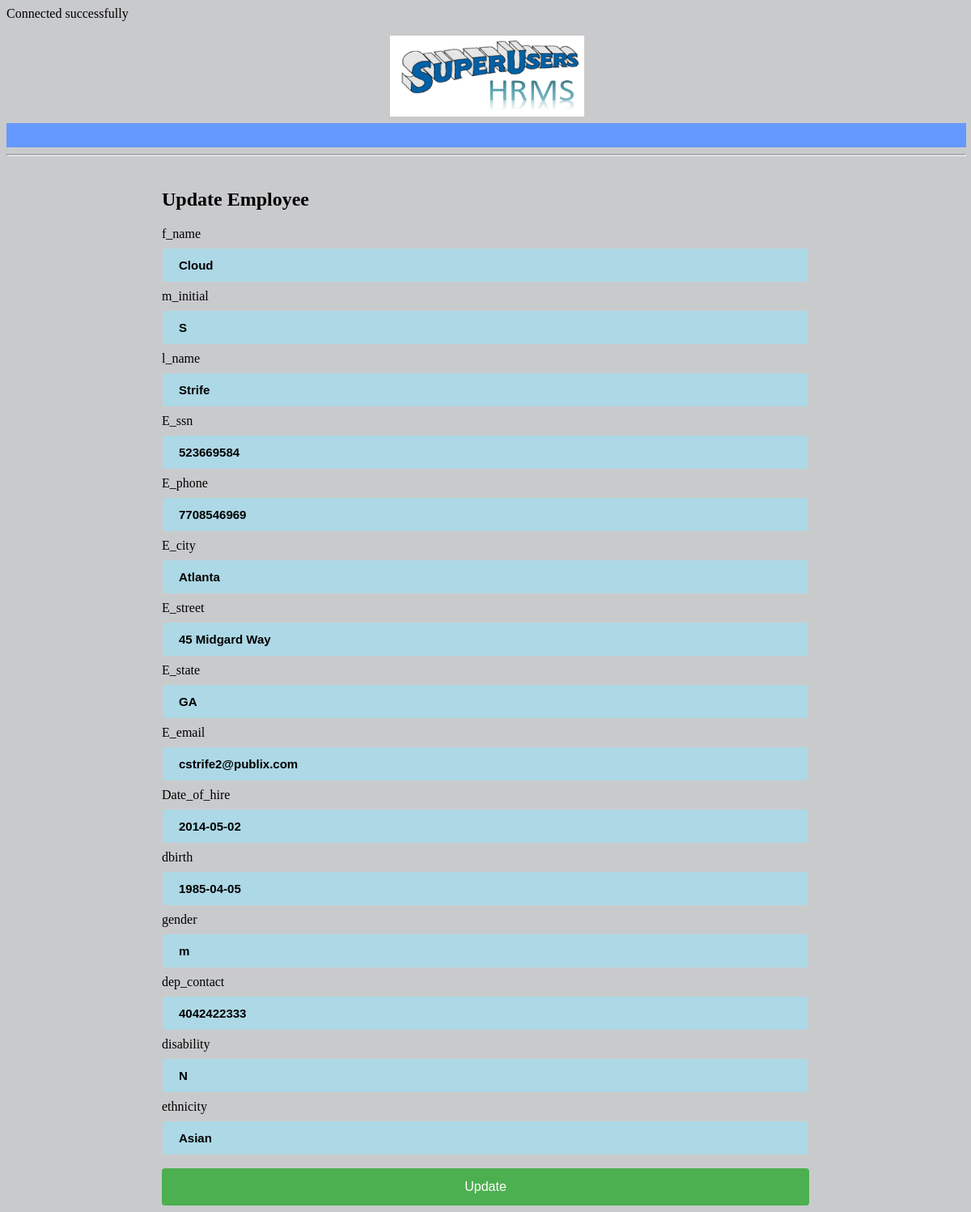
The page /m_HRMS/update_employee.php?id=1 on the database its author committed.
### tables this page shows
CREATE TABLE `employee` (
  `EID` int(11) NOT NULL AUTO_INCREMENT,
  `f_name` varchar(15) NOT NULL,
  `m_initial` varchar(1) DEFAULT NULL,
  `l_name` varchar(15) NOT NULL,
  `E_ssn` char(9) NOT NULL,
  `E_phone` char(10) NOT NULL,
  `E_city` varchar(15) NOT NULL,
  `E_street` varchar(40) NOT NULL,
  `E_state` varchar(5) NOT NULL,
  `E_email` varchar(40) NOT NULL,
  `Date_of_hire` date NOT NULL,
  `D_ID` int(11) DEFAULT NULL,
  `S_ID` int(11) DEFAULT NULL,
  `dbirth` date NOT NULL,
  `gender` char(1) NOT NULL,
  `dep_contact` char(15) NOT NULL,
  `disability` char(1) DEFAULT NULL,
  `ethnicity` varchar(45) DEFAULT NULL,
  PRIMARY KEY (`EID`,`E_ssn`),
  UNIQUE KEY `EID_UNIQUE` (`EID`),
  KEY `D_ID_idx` (`D_ID`),
  KEY `S_ID_idx` (`S_ID`),
  CONSTRAINT `D_ID` FOREIGN KEY (`D_ID`) REFERENCES `department` (`DID`) ON DELETE NO ACTION ON UPDATE NO ACTION,
  CONSTRAINT `S_ID` FOREIGN KEY (`S_ID`) REFERENCES `department` (`SID`) ON DELETE NO ACTION ON UPDATE NO ACTION
);

### m_HRMS/update_employee.php (the view, shortened to what this page needs)
<?php
include("connect.php");
?>
<!DOCTYPE html>
<html>
<body>
<link rel="stylesheet" href="style.css" type="text/css">
<br>
<img id= "logo" src="logo.png" width="240" height="100" title="Logo of a company" alt="Logo of a company" />
<HR WIDTH="100%" COLOR="#6699FF" SIZE="30">
<HR WIDTH="100%" SIZE="3">
<link rel="stylesheet" href="style.css" type="text/css">
<div class="register-form">
  <div class="module">
  <head>
  </head>
<BODY bgcolor ="pink">
	<h2>Update Employee</h2>
	<?php
		if(isset($_REQUEST['id'])) {
			$id = $_REQUEST['id'];
		} else {
			header('Location: EmployeeList.php');
		}
		$sql = "SELECT * FROM employee WHERE EID = '$id'";
		$result = $HRMS->query($sql);
		if ($result->num_rows > 0) {
		     while($row = $result->fetch_assoc()) {
				$f_name			 = $row['f_name'];
				$m_initial		 = $row['m_initial'];
				$l_name			 = $row['l_name'];
				$E_ssn			 = $row['E_ssn'];
				$E_phone		 = $row['E_phone'];
				$E_city			 = $row['E_city'];
				$E_street		 = $row['E_street'];
				$E_state		 = $row['E_state'];
				$E_email		 = $row['E_email'];
				$Date_of_hire	 = $row['Date_of_hire'];
				$dbirth			 = $row['dbirth'];
				$gender			 = $row['gender'];
				$dep_contact	 = $row['dep_contact'];
				$disability		 = $row['disability'];
				$ethnicity		 = $row['ethnicity'];
		     }
		} else {
		     echo "0 results";
		}
					?>
	<form action="" method="post">
		<div class="field_group">
			<label for="f_name">f_name</label>
			<input type="text" name="f_name" id="f_name" value="<?php echo $f_name ?>">
		</div>
		<div class="field_group">
			<label for="m_initial">m_initial</label>
			<input type="text" name="m_initial" id="m_initial" value="<?php echo $m_initial ?>">
		</div>
		<div class="field_group">
			<label for="l_name">l_name</label>
			<input type="text" name="l_name" id="l_name" value="<?php echo $l_name ?>">
		</div>
		<div class="field_group">
			<label for="E_ssn">E_ssn</label>
			<input type="text" name="E_ssn" id="E_ssn" value="<?php echo $E_ssn ?>">
		</div>
		<div class="field_group">
			<label for="E_phone">E_phone</label>
			<input type="text" name="E_phone" id="E_phone" value="<?php echo $E_phone ?>">
		</div>
		<div class="field_group">
			<label for="E_city">E_city</label>
			<input type="text" name="E_city" id="E_city" value="<?php echo $E_city ?>">
		</div>
		<div class="field_group">
			<label for="E_street">E_street</label>
			<input type="text" name="E_street" id="E_street" value="<?php echo $E_street ?>">
		</div>
		<div class="field_group">
			<label for="E_state">E_state</label>
			<input type="text" name="E_state" id="E_state" value="<?php echo $E_state ?>">
		</div>
		<div class="field_group">
			<label for="E_email">E_email</label>
			<input type="text" name="E_email" id="E_email" value="<?php echo $E_email ?>">
		</div>
		<div class="field_group">
			<label for="Date_of_hire">Date_of_hire</label>
			<input type="text" name="Date_of_hire" id="Date_of_hire" value="<?php echo $Date_of_hire ?>">
		</div>
		<div class="field_group">
			<label for="dbirth">dbirth</label>
			<input type="text" name="dbirth" id="dbirth" value="<?php echo $dbirth ?>">
		</div>
		<div class="field_group">
			<label for="gender">gender</label>
			<input type="text" name="gender" id="gender" value="<?php echo $gender ?>">
		</div>
		<div class="field_group">
			<label for="dep_contact">dep_contact</label>
			<input type="text" name="dep_contact" id="dep_contact" value="<?php echo $dep_contact ?>">
		</div>
		<div class="field_group">
			<label for="disability">disability</label>
			<input type="text" name="disability" id="disability" value="<?php echo $disability ?>">
		</div>
		<div class="field_group">
			<label for="ethnicity">ethnicity</label>
			<input type="text" name="ethnicity" id="ethnicity" value="<?php echo $ethnicity ?>">
		</div>
		<div class="field_group">
			<input type="submit" value="Update">
		</div>
	</form>
	</body>
  </div>
</div>
</body>
</html>

### m_HRMS/style.css (style rules this page uses)
#logo { margin-left: 40%; }
input[type=text] { padding: 12px 20px; margin: 8px 0; box-sizing: border-box; border: 2px solid #6045BC; background-color: lightblue; font-weight: bold; border-radius: 4px; font-size:15px; }
body { background-color: #c9cacc; }
.register-form { position:relative; top:20px; height:700px; width:800px; margin-left:auto; margin-right:auto; background: transparent; }
input[type=text], select { width: 100%; padding: 12px 20px; margin: 8px 0; display: inline-block; border: 1px solid #ccc; border-radius: 4px; box-sizing: border-box; }
input[type=submit] { width: 100%; background-color: #4CAF50; color: white; padding: 14px 20px; margin: 8px 0; border: none; border-radius: 4px; cursor: pointer; font-size: 16px; }

### rows shown on the page
employee: f_name "Cloud", m_initial "S", l_name "Strife", E_ssn "523669584", E_phone "7708546969", E_city "Atlanta", E_street "45 Midgard Way", E_state "GA", E_email "cstrife2@publix.com", Date_of_hire "2014-05-02", dbirth "1985-04-05", gender "m", dep_contact "4042422333", disability "N", ethnicity "Asian"
